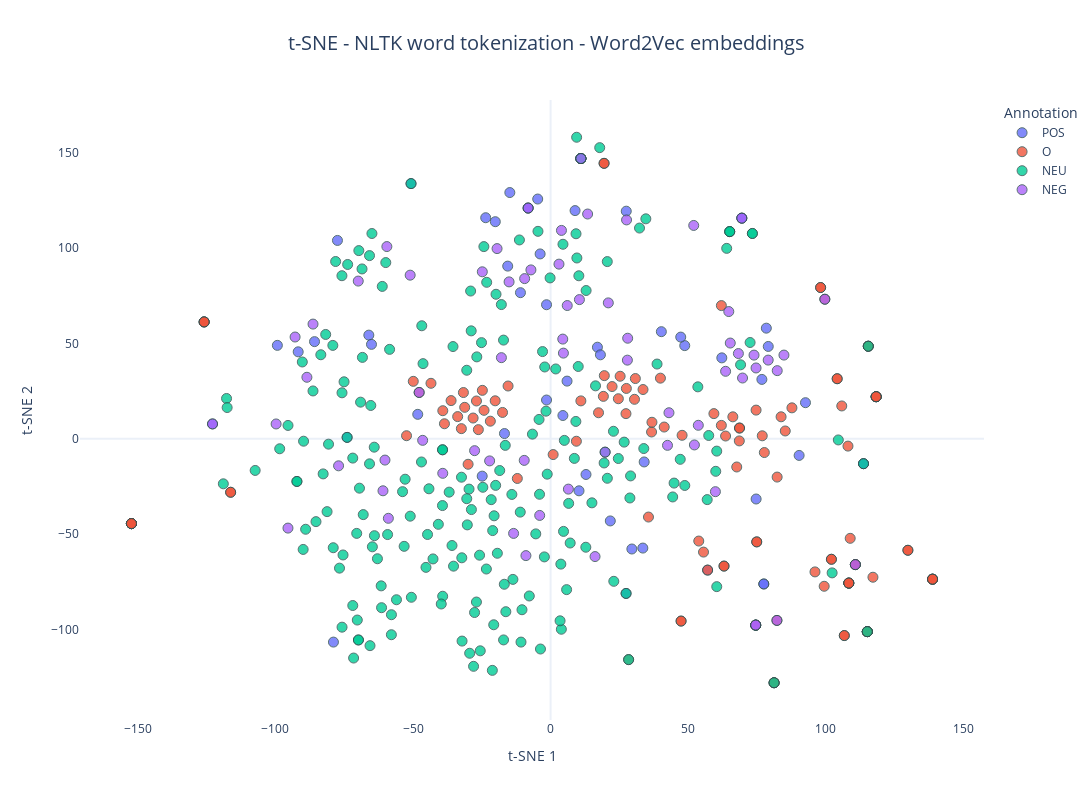

The notebook cell saved with this chart:
### Code cell
fig = px.scatter(
    x=vectors_word2vec_embedded[:, 0],
    y=vectors_word2vec_embedded[:, 1],
    color=annotations_word2vec,
    hover_data={"word": words_used_word2vec, "annotation": annotations_word2vec},
    title="t-SNE - NLTK word tokenization - Word2Vec embeddings",
    labels={"color": "Annotation", "x": "t-SNE 1", "y": "t-SNE 2"},
    color_continuous_scale=px.colors.sequential.Viridis,
    template="plotly_white",
)

fig.update_traces(
    marker=dict(size=10, opacity=0.8, line=dict(width=1, color="DarkSlateGrey"))
)
fig.update_layout(
    title_font_size=20,
    title_x=0.5,
    xaxis=dict(showgrid=False),
    yaxis=dict(showgrid=False),
    coloraxis_colorbar=dict(title="Annotation"),
    legend_title_text="Annotation",
    width=1200,
    height=800,
)

fig.show()

### Figure 1 — Plotly figure (JSON) as saved in the notebook; plotly's stock layout.template omitted (floating-point values rounded to 4 significant figures; data arrays with more than 128 entries replaced by an {"elided": "..."} marker saying what was removed)
{"data": [{"customdata": [["nie", "POS"], ["mam", "POS"], ["żadnych", "POS"], ["zastrzeżeń", "POS"], ["polecam", "POS"], ["solidny", "POS"], ["świetnie", "POS"], ["ładne", "POS"], ["dobrze", "POS"], ["fajnie", "POS"], ["wysoki", "POS"], ["stabilny", "POS"], ["de", "POS"], ["best", "POS"], ["ok", "POS"], ["nie", "POS"], ["problem", "POS"], ["polecam", "POS"], ["zmieli", "POS"], ["wszystko", "POS"], ["poleca", "POS"], ["pozdrawiam", "POS"], ["pasuje", "POS"], ["wpasowuje", "POS"], ["się", "POS"], ["bez", "POS"], ["obaw", "POS"], ["wchodzi", "POS"], ["idealnie", "POS"], ["trwałe", "POS"], ["każdy", "POS"], ["sobie", "POS"], ["z", "POS"], ["tym", "POS"], ["poradzi", "POS"], ["lepszy", "POS"], ["warto", "POS"], ["lżejszy", "POS"], ["warto", "POS"], ["pobawić", "POS"], ["zawiera", "POS"], ["wszystko", "POS"], ["czego", "POS"], ["potrzeba", "POS"], ["bez", "POS"], ["problemu", "POS"], ["swobodnie", "POS"], ["nie", "POS"], ["przegrzewa", "POS"], ["dobra", "POS"], ["jakość", "POS"], ["wykonania", "POS"], ["super", "POS"], ["pasuje", "POS"], ["super", "POS"], ["polecam", "POS"]], "hovertemplate": "Annotation=POS<br>t-SNE 1=%{x}<br>t-SNE 2=%{y}<br>word=%{customdata[0]}<br>annotation=%{customdata[1]}<extra></extra>", "legendgroup": "POS", "marker": {"color": "#636efa", "line": {"color": "DarkSlateGrey", "width": 1}, "opacity": 0.8, "size": 10, "symbol": "circle"}, "mode": "markers", "name": "POS", "orientation": "v", "showlegend": true, "type": "scatter", "x": [76.81, 27.51, 78.43, 33.54, -8.16, -85.81, 48.77, -1.469, 47.32, 40.27, -99.32, -91.75, -48.28, 21.71, -16.76, 62.25, -78.93, -8.16, -24.86, 113.8, -14.81, 74.72, -23.58, -15.58, -152.4, 77.51, 29.55, -3.799, 10.34, 4.48, 34.02, -50.73, 57.09, -125.9, -1.472, -66.07, 69.52, -65.11, 69.52, -77.48, 8.899, 113.8, 92.67, 27.45, 77.51, 90.35, 12.88, 79.13, -10.95, 5.99, -122.9, -73.96, 17.03, -20.1, 18.11, -4.676], "xaxis": "x", "y": [31.17, 119.4, 58.06, -57.33, 121.1, 50.99, 48.9, 20.36, 53.38, 56.22, 49.04, 45.64, 12.84, -43.09, 2.761, 42.47, -106.7, 121.1, -19.58, -13.05, 129.2, -31.58, 116.0, 90.62, -44.47, -76.17, -57.81, 97.01, -27.29, 12.23, -12.14, 133.9, -68.88, 61.33, 70.35, 54.4, 115.8, 49.56, 115.8, 104.1, 119.7, -13.05, 18.95, -81.12, -76.17, -8.712, -18.72, 48.46, 76.68, 30.28, 7.812, 0.7545, 48.07, 113.9, 44.07, 125.8], "yaxis": "y"}, {"customdata": {"elided": "144x2 str values"}, "hovertemplate": "Annotation=O<br>t-SNE 1=%{x}<br>t-SNE 2=%{y}<br>word=%{customdata[0]}<br>annotation=%{customdata[1]}<extra></extra>", "legendgroup": "O", "marker": {"color": "#EF553B", "line": {"color": "DarkSlateGrey", "width": 1}, "opacity": 0.8, "size": 10, "symbol": "circle"}, "mode": "markers", "name": "O", "orientation": "v", "showlegend": true, "type": "scatter", "x": {"elided": "144 float values"}, "xaxis": "x", "y": {"elided": "144 float values"}, "yaxis": "y"}, {"customdata": {"elided": "206x2 str values"}, "hovertemplate": "Annotation=NEU<br>t-SNE 1=%{x}<br>t-SNE 2=%{y}<br>word=%{customdata[0]}<br>annotation=%{customdata[1]}<extra></extra>", "legendgroup": "NEU", "marker": {"color": "#00cc96", "line": {"color": "DarkSlateGrey", "width": 1}, "opacity": 0.8, "size": 10, "symbol": "circle"}, "mode": "markers", "name": "NEU", "orientation": "v", "showlegend": true, "type": "scatter", "x": {"elided": "206 float values"}, "xaxis": "x", "y": {"elided": "206 float values"}, "yaxis": "y"}, {"customdata": {"elided": "66x2 str values"}, "hovertemplate": "Annotation=NEG<br>t-SNE 1=%{x}<br>t-SNE 2=%{y}<br>word=%{customdata[0]}<br>annotation=%{customdata[1]}<extra></extra>", "legendgroup": "NEG", "marker": {"color": "#ab63fa", "line": {"color": "DarkSlateGrey", "width": 1}, "opacity": 0.8, "size": 10, "symbol": "circle"}, "mode": "markers", "name": "NEG", "orientation": "v", "showlegend": true, "type": "scatter", "x": [-27.62, -86.36, 69.78, -19.45, -99.78, -22.16, -95.46, 74.57, -77.07, 68.27, 3.056, -60.2, 73.96, 11.02, 6.472, 27.92, 65.32, 52.04, 28.03, -17.88, -3.954, 74.7, 27.62, 16.16, 63.62, -9.424, -7.145, -24.82, -15.08, 3.953, -60.93, 82.39, -88.58, -46.5, -92.87, 6.056, 13.47, 52.29, 64.78, 74.57, -8.959, 84.84, 69.52, 19.82, -51.04, -69.92, 4.669, -8.16, 59.92, 42.5, 53.71, -122.9, 4.428, 82.29, -58.97, -13.44, -59.51, 99.71, 79.11, 10.49, 20.99, 110.8, -9.581, -47.78, 43.04, -39.19], "xaxis": "x", "y": [-6.22, 60.2, 31.9, 99.8, 7.795, -11.59, -46.85, -97.75, -14.17, 44.74, 91.65, -11.16, 43.92, 147.1, -26.39, 41.28, 50.25, 112.0, 52.78, 42.59, -40.2, 37.18, 114.9, -61.78, 35.43, 84.06, 88.63, 87.63, 82.34, 109.4, -27.27, 35.77, 32.29, -0.7983, 53.42, 69.94, 117.9, -3.218, 66.77, -97.75, -61.28, 43.94, 115.8, -6.997, 85.87, 82.76, 44.97, 121.1, -27.74, -3.423, 7.095, 7.812, 52.33, -95.28, -41.71, -49.63, 100.9, 73.25, 41.31, 73.04, 71.33, -66.01, -11.31, 24.33, 13.68, -18.1], "yaxis": "y"}], "layout": {"coloraxis": {"colorbar": {"title": {"text": "Annotation"}}}, "height": 800, "legend": {"title": {"text": "Annotation"}, "tracegroupgap": 0}, "title": {"font": {"size": 20}, "text": "t-SNE - NLTK word tokenization - Word2Vec embeddings", "x": 0.5}, "width": 1200, "xaxis": {"anchor": "y", "domain": [0, 1], "showgrid": false, "title": {"text": "t-SNE 1"}}, "yaxis": {"anchor": "x", "domain": [0, 1], "showgrid": false, "title": {"text": "t-SNE 2"}}}}
